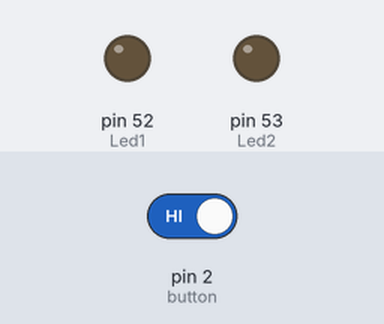
Recording of a sketch running on a simulated Arduino Mega 2560, built with avr-gcc and run on an emulated ATmega2560. On the bench: output pins drawn as LEDs (lit = HIGH). Inputs (shaded band) come from the test bench; at power-on: pin 2 (button) HIGH.

Above: at 4.2 s.
4.3 s: pin 2 (button) driven HIGH
At 6.1 s:
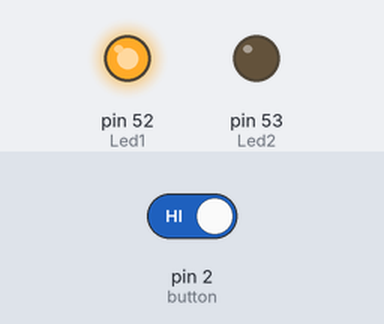
6.5 s: pin 2 (button) driven LOW
At 7.2 s:
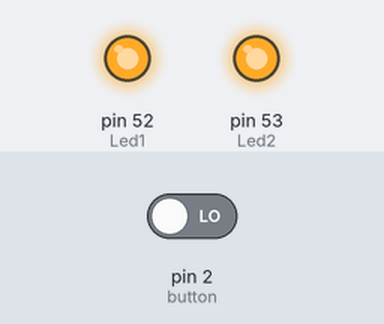
Timing chart, 0 to 16.5 s (numbered marks = the images above; inputs shaded):
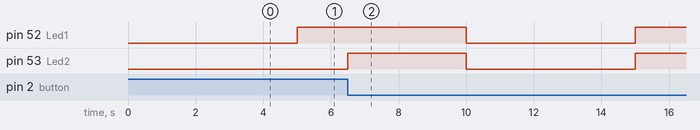

The sketch:

P9_Timer.ino
```cpp
#include<TimerOne.h>
#define Led1 52
#define Led2 53
#define button 2

int cont = 0, val = 0;
static boolean output1 = LOW, output2 = LOW;
void timeIn();
void timeEx();

void setup()
{
  pinMode(Led1, OUTPUT);
  pinMode(Led2, OUTPUT);
  pinMode(button, INPUT_PULLUP);
  Timer1.initialize(1000000);      //Configura el TIMER en 1 Segundo
  Timer1.attachInterrupt(timeIn);
  digitalWrite(Led1, LOW);
  digitalWrite(Led2, LOW);
}

void loop()
{
  if(digitalRead(button)== LOW)
      timeEx();
}

void timeIn()
{
  cont ++;
  if (cont%5 == 0){
      output1 = !output1;
      digitalWrite(Led1, output1);
  }
}
void timeEx()
{

  val++;
  if (val%30 == 0){
      output2 = !output2;
      digitalWrite(Led2, output1);
  }
}
```

Measured:
- after the input at 6.5 s, pin 53 (Led2): LOW → HIGH at once, → LOW 3.5 s later, → HIGH 5.0 s later
